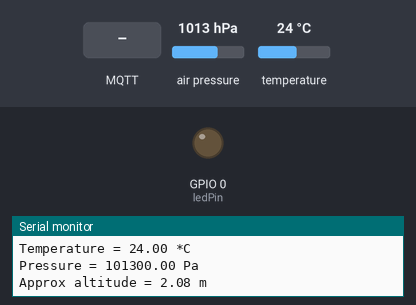
Recording of a sketch running on a simulated ESP8266 (NodeMCU). On the bench: output pins drawn as LEDs (lit = HIGH), the last lines printed to the serial monitor. The test bench sets the inputs (shaded band); at power-on: air pressure 1013 hPa, temperature 24 °C. No MQTT or app messages arrive unless stated.

Above: at 1.2 s.
1.3 s: MQTT message "0" arrives on the first subscribed topic
At 3.2 s:
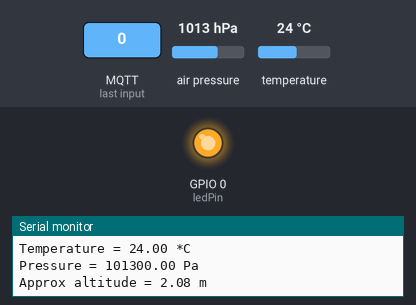
3.5 s: MQTT message "1" arrives on the first subscribed topic
At 5.2 s:
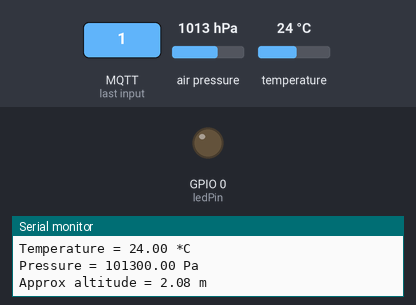
Timing chart, 0 to 6.7 s (numbered marks = the images above; inputs shaded):
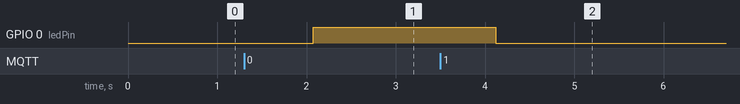

Measured:
- after the input at 1.3 s, GPIO 0 (ledPin): LOW → HIGH after 0.78 s
- after the input at 3.5 s, GPIO 0 (ledPin): HIGH → LOW after 0.62 s

The sketch:

WifiTemp.ino
```cpp
#include <EEPROM.h>
#include <ESP8266WiFi.h>
#include <PubSubClient.h>
#include <Wire.h>
#include <Adafruit_INA219.h>
#include <SPI.h>
#include <Adafruit_Sensor.h>
#include <Adafruit_BMP280.h>

// Connect to the WiFi
const char* ssid = "calidi";
const char* password = "TMSBausses";
const char* mqtt_server = "192.168.3.254";

WiFiClient espClient;
PubSubClient client(espClient);

Adafruit_BMP280 bmp; // I2C
char msg[50];
const byte ledPin = 0; // Pin with LED on Adafruit Huzzah
float temp = 0;
void callback(char* topic, byte* payload, unsigned int length) {
  Serial.print("Message arrived [");
  Serial.print(topic);
  Serial.print("] ");
  for (int i = 0; i < length; i++) {
    char receivedChar = (char)payload[i];
    Serial.print(receivedChar);
    if (receivedChar == '0')
      // ESP8266 Huzzah outputs are "reversed"
      digitalWrite(ledPin, HIGH);
    if (receivedChar == '1')
      digitalWrite(ledPin, LOW);
  }
  Serial.println();
}


void reconnect() {
  // Loop until we're reconnected
  while (!client.connected()) {
    Serial.print("Attempting MQTT connection...");
    // Attempt to connect
    if (client.connect("ESP8266 Client")) {
      Serial.println("connected");
      // ... and subscribe to topic
      client.subscribe("ledStatus");
    } else {
      Serial.print("failed, rc=");
      Serial.print(client.state());
      Serial.println(" try again in 5 seconds");
      // Wait 5 seconds before retrying
      delay(5000);
    }
  }
}

void setup()
{
  Serial.begin(9600);
  Serial.println(F("BMP280 test"));

  if (!bmp.begin()) {
    Serial.println(F("Could not find a valid BMP280 sensor, check wiring!"));
    while (1);
  }

  client.setServer(mqtt_server, 1883);
  client.setCallback(callback);

  pinMode(ledPin, OUTPUT);
}

void loop()
{
  if (!client.connected()) {
    reconnect();
  }
  client.loop();

  temp = bmp.readTemperature();
  snprintf(msg, 75, "temp = #%lf", temp);
  Serial.print(F("Temperature = "));
  Serial.print(temp);
  Serial.println(" *C");
  client.publish("collarTemp", msg);

  Serial.print(F("Pressure = "));
  Serial.print(bmp.readPressure());
  Serial.println(" Pa");

  Serial.print(F("Approx altitude = "));
  Serial.print(bmp.readAltitude(1013.25)); // this should be adjusted to your local forcase
  Serial.println(" m");

  Serial.println();
  delay(2000);
}
```
